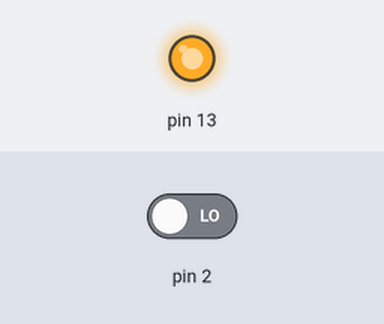
A sketch run on a simulated Arduino Uno, built with avr-gcc and run on an emulated ATmega328P. On the bench: output pins drawn as LEDs (lit = HIGH). The test bench sets the inputs (shaded band); at power-on: pin 2 LOW.

Above: at 2.0 s.
At 6.0 s:
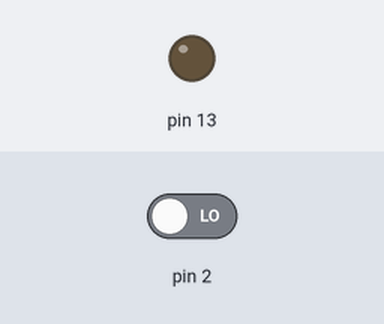
Timing chart, 0 to 10.4 s (numbered marks = the images above):
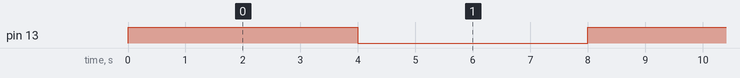

Measured:
- by itself, pin 13: alternates HIGH for 4.0 s and LOW for 4.0 s

The sketch:

FarolTimer1.ino
```cpp
// 5. Registering a TIMER1_COMPA_vect ISR to toggle the LED
ISR(TIMER1_COMPA_vect) {
    // Toggle the LED
    digitalWrite(13, !digitalRead(13));
}

// 6.1 function to Toggle the LED and clear TCNT1
void toggleFarol() {
    // Toggle the Farol's state
    digitalWrite(13, !digitalRead(13));
    // Reset Timer1 counter
    TCNT1 = 0;
}

void setup() {
    // 1. Enabling CTC Mode
    TCCR1A = 0b00000000;
    TCCR1B = 0b00001000;

    // 2. Setting compare value OCR1A to 62500
    OCR1A = 62500;

    // 3. Selecting 1024 Prescaler
    TCCR1B = TCCR1B | 0b00000101;

    // 4. Enabling Output Compare A Match Interrupt
    TIMSK1 = TIMSK1 | 0b00000010;

    // 6.2
    // Set pin 13 as output
    pinMode(13, OUTPUT);
    // Set pin 2 as input
    pinMode(2, INPUT);
    // Attach the toggleFarol function to the interrupt
    attachInterrupt(
        digitalPinToInterrupt(2), toggleFarol, RISING
    );

    // 6.3
    // At the end we need to enable global interrupts
    sei();

}

void loop() {

}
```
